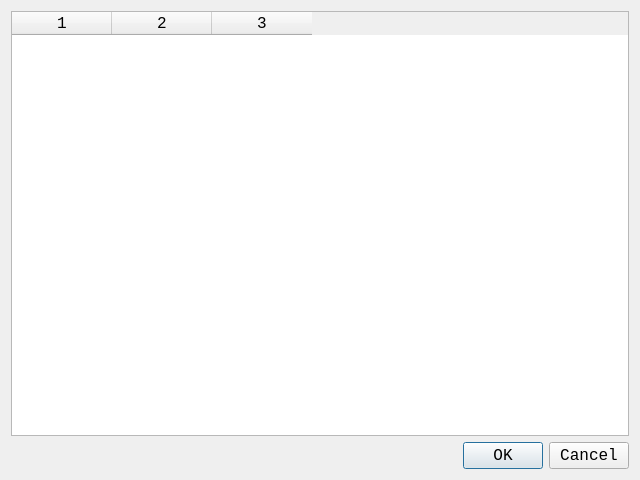
<?xml version="1.0" encoding="UTF-8"?>
<ui version="4.0">
 <class>Conclusion_Dialog</class>
 <widget class="QDialog" name="Conclusion_Dialog">
  <property name="geometry">
   <rect>
    <x>0</x>
    <y>0</y>
    <width>640</width>
    <height>480</height>
   </rect>
  </property>
  <property name="font">
   <font>
    <family>Consolas</family>
    <pointsize>12</pointsize>
   </font>
  </property>
  <property name="windowTitle">
   <string>Dialog</string>
  </property>
  <layout class="QVBoxLayout" name="verticalLayout">
   <item>
    <widget class="QTableWidget" name="tableWidget">
     <property name="sizeAdjustPolicy">
      <enum>QAbstractScrollArea::AdjustToContentsOnFirstShow</enum>
     </property>
     <property name="columnCount">
      <number>3</number>
     </property>
     <column/>
     <column/>
     <column/>
    </widget>
   </item>
   <item>
    <widget class="QDialogButtonBox" name="buttonBox">
     <property name="orientation">
      <enum>Qt::Horizontal</enum>
     </property>
     <property name="standardButtons">
      <set>QDialogButtonBox::Cancel|QDialogButtonBox::Ok</set>
     </property>
    </widget>
   </item>
  </layout>
 </widget>
 <resources/>
 <connections>
  <connection>
   <sender>buttonBox</sender>
   <signal>accepted()</signal>
   <receiver>Conclusion_Dialog</receiver>
   <slot>accept()</slot>
   <hints>
    <hint type="sourcelabel">
     <x>248</x>
     <y>254</y>
    </hint>
    <hint type="destinationlabel">
     <x>157</x>
     <y>274</y>
    </hint>
   </hints>
  </connection>
  <connection>
   <sender>buttonBox</sender>
   <signal>rejected()</signal>
   <receiver>Conclusion_Dialog</receiver>
   <slot>reject()</slot>
   <hints>
    <hint type="sourcelabel">
     <x>316</x>
     <y>260</y>
    </hint>
    <hint type="destinationlabel">
     <x>286</x>
     <y>274</y>
    </hint>
   </hints>
  </connection>
 </connections>
</ui>
